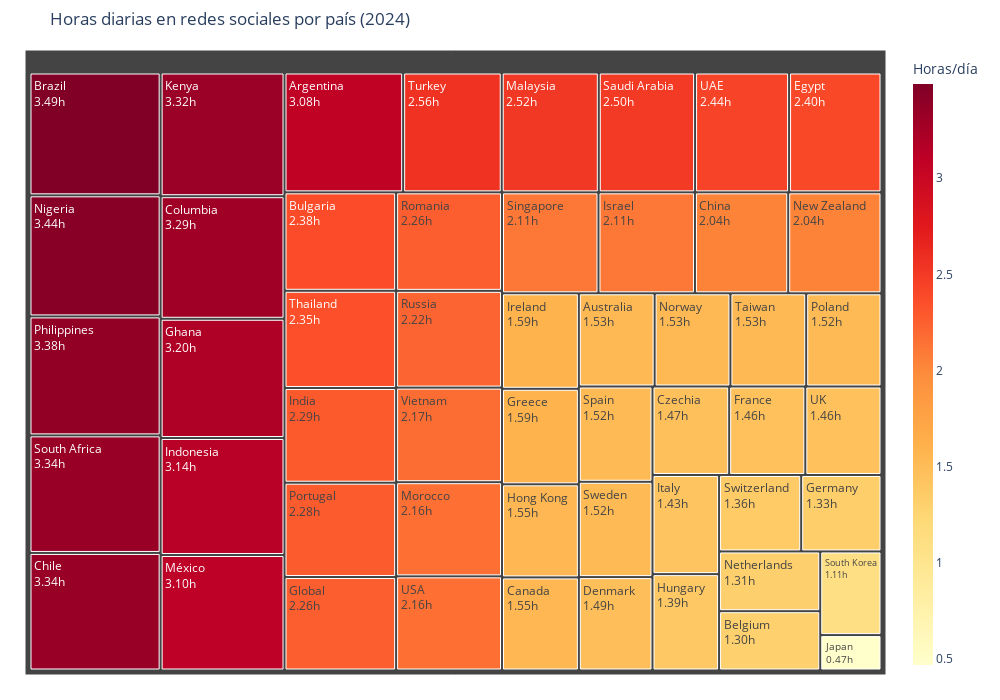

This figure's notebook cell:
### Markdown cell above
**Gráfico 2**

**HORAS DIARIAS POR PAÍS**

### Code cell
import pandas as pd
import plotly.express as px
import os

# Datos
data = {
    "Country": [
        "Brazil", "Nigeria", "Philippines", "South Africa", "Chile", "Kenya", "Columbia",
        "Ghana", "Indonesia", "México", "Argentina", "Turkey", "Malaysia", "Saudi Arabia",
        "UAE", "Egypt", "Bulgaria", "Thailand", "India", "Portugal", "Global", "Romania",
        "Russia", "Vietnam", "Morocco", "USA", "Singapore", "Israel", "China", "New Zealand",
        "Ireland", "Greece", "Hong Kong", "Canada", "Australia", "Norway", "Taiwan", "Poland",
        "Spain", "Sweden", "Denmark", "Czechia", "France", "UK", "Italy", "Hungary",
        "Switzerland", "Germany", "Netherlands", "Belgium", "South Korea", "Japan"
    ],
    "Hours": [
        3.49, 3.44, 3.38, 3.34, 3.34, 3.32, 3.29, 3.2, 3.14, 3.1, 3.08, 2.56, 2.52, 2.5,
        2.44, 2.4, 2.38, 2.35, 2.29, 2.28, 2.26, 2.26, 2.22, 2.17, 2.16, 2.16, 2.11, 2.11,
        2.04, 2.04, 1.59, 1.59, 1.55, 1.55, 1.53, 1.53, 1.53, 1.52, 1.52, 1.52, 1.49, 1.47,
        1.46, 1.46, 1.43, 1.39, 1.36, 1.33, 1.31, 1.3, 1.11, 0.47
    ]
}

df = pd.DataFrame(data)
fig = px.treemap(
    df,
    path=['Country'],
    values='Hours',
    color='Hours',
    color_continuous_scale='YlOrRd',
    title='Horas diarias en redes sociales por país (2024)',
    hover_data={'Hours': ':.2f'},
    labels={'Hours': 'Horas/día'},
    width=1000,
    height=700
)

fig.update_layout(
    margin=dict(t=50, l=25, r=25, b=25),
    font=dict(size=12),
    coloraxis_colorbar=dict(title='Horas/día', thickness=20)
)

fig.update_traces(
    textinfo='label+value',
    texttemplate='%{label}<br>%{value:.2f}h',
    hovertemplate='<b>%{label}</b><br>Horas: %{value:.2f}'
)
fig.show()

if not os.path.exists('images'):
    os.makedirs('images')  

fig.write_image("images/graph1_JG.png", scale=2,format='png')

### Figure 1 — Plotly figure (JSON) as saved in the notebook; plotly's stock layout.template omitted (floating-point values rounded to 4 significant figures)
{"data": [{"branchvalues": "total", "customdata": [[3.49], [3.44], [3.38], [3.34], [3.34], [3.32], [3.29], [3.2], [3.14], [3.1], [3.08], [2.56], [2.52], [2.5], [2.44], [2.4], [2.38], [2.35], [2.29], [2.28], [2.26], [2.26], [2.22], [2.17], [2.16], [2.16], [2.11], [2.11], [2.04], [2.04], [1.59], [1.59], [1.55], [1.55], [1.53], [1.53], [1.53], [1.52], [1.52], [1.52], [1.49], [1.47], [1.46], [1.46], [1.43], [1.39], [1.36], [1.33], [1.31], [1.3], [1.11], [0.47]], "domain": {"x": [0, 1], "y": [0, 1]}, "hovertemplate": "<b>%{label}</b><br>Horas: %{value:.2f}", "ids": ["Brazil", "Nigeria", "Philippines", "South Africa", "Chile", "Kenya", "Columbia", "Ghana", "Indonesia", "México", "Argentina", "Turkey", "Malaysia", "Saudi Arabia", "UAE", "Egypt", "Bulgaria", "Thailand", "India", "Portugal", "Global", "Romania", "Russia", "Vietnam", "Morocco", "USA", "Singapore", "Israel", "China", "New Zealand", "Ireland", "Greece", "Hong Kong", "Canada", "Australia", "Norway", "Taiwan", "Poland", "Spain", "Sweden", "Denmark", "Czechia", "France", "UK", "Italy", "Hungary", "Switzerland", "Germany", "Netherlands", "Belgium", "South Korea", "Japan"], "labels": ["Brazil", "Nigeria", "Philippines", "South Africa", "Chile", "Kenya", "Columbia", "Ghana", "Indonesia", "México", "Argentina", "Turkey", "Malaysia", "Saudi Arabia", "UAE", "Egypt", "Bulgaria", "Thailand", "India", "Portugal", "Global", "Romania", "Russia", "Vietnam", "Morocco", "USA", "Singapore", "Israel", "China", "New Zealand", "Ireland", "Greece", "Hong Kong", "Canada", "Australia", "Norway", "Taiwan", "Poland", "Spain", "Sweden", "Denmark", "Czechia", "France", "UK", "Italy", "Hungary", "Switzerland", "Germany", "Netherlands", "Belgium", "South Korea", "Japan"], "marker": {"coloraxis": "coloraxis", "colors": [3.49, 3.44, 3.38, 3.34, 3.34, 3.32, 3.29, 3.2, 3.14, 3.1, 3.08, 2.56, 2.52, 2.5, 2.44, 2.4, 2.38, 2.35, 2.29, 2.28, 2.26, 2.26, 2.22, 2.17, 2.16, 2.16, 2.11, 2.11, 2.04, 2.04, 1.59, 1.59, 1.55, 1.55, 1.53, 1.53, 1.53, 1.52, 1.52, 1.52, 1.49, 1.47, 1.46, 1.46, 1.43, 1.39, 1.36, 1.33, 1.31, 1.3, 1.11, 0.47]}, "name": "", "parents": ["", "", "", "", "", "", "", "", "", "", "", "", "", "", "", "", "", "", "", "", "", "", "", "", "", "", "", "", "", "", "", "", "", "", "", "", "", "", "", "", "", "", "", "", "", "", "", "", "", "", "", ""], "textinfo": "label+value", "texttemplate": "%{label}<br>%{value:.2f}h", "type": "treemap", "values": [3.49, 3.44, 3.38, 3.34, 3.34, 3.32, 3.29, 3.2, 3.14, 3.1, 3.08, 2.56, 2.52, 2.5, 2.44, 2.4, 2.38, 2.35, 2.29, 2.28, 2.26, 2.26, 2.22, 2.17, 2.16, 2.16, 2.11, 2.11, 2.04, 2.04, 1.59, 1.59, 1.55, 1.55, 1.53, 1.53, 1.53, 1.52, 1.52, 1.52, 1.49, 1.47, 1.46, 1.46, 1.43, 1.39, 1.36, 1.33, 1.31, 1.3, 1.11, 0.47]}], "layout": {"coloraxis": {"colorbar": {"thickness": 20, "title": {"text": "Horas/día"}}, "colorscale": [[0, "rgb(255,255,204)"], [0.125, "rgb(255,237,160)"], [0.25, "rgb(254,217,118)"], [0.375, "rgb(254,178,76)"], [0.5, "rgb(253,141,60)"], [0.625, "rgb(252,78,42)"], [0.75, "rgb(227,26,28)"], [0.875, "rgb(189,0,38)"], [1, "rgb(128,0,38)"]]}, "font": {"size": 12}, "height": 700, "legend": {"tracegroupgap": 0}, "margin": {"b": 25, "l": 25, "r": 25, "t": 50}, "title": {"text": "Horas diarias en redes sociales por país (2024)"}, "width": 1000}}
